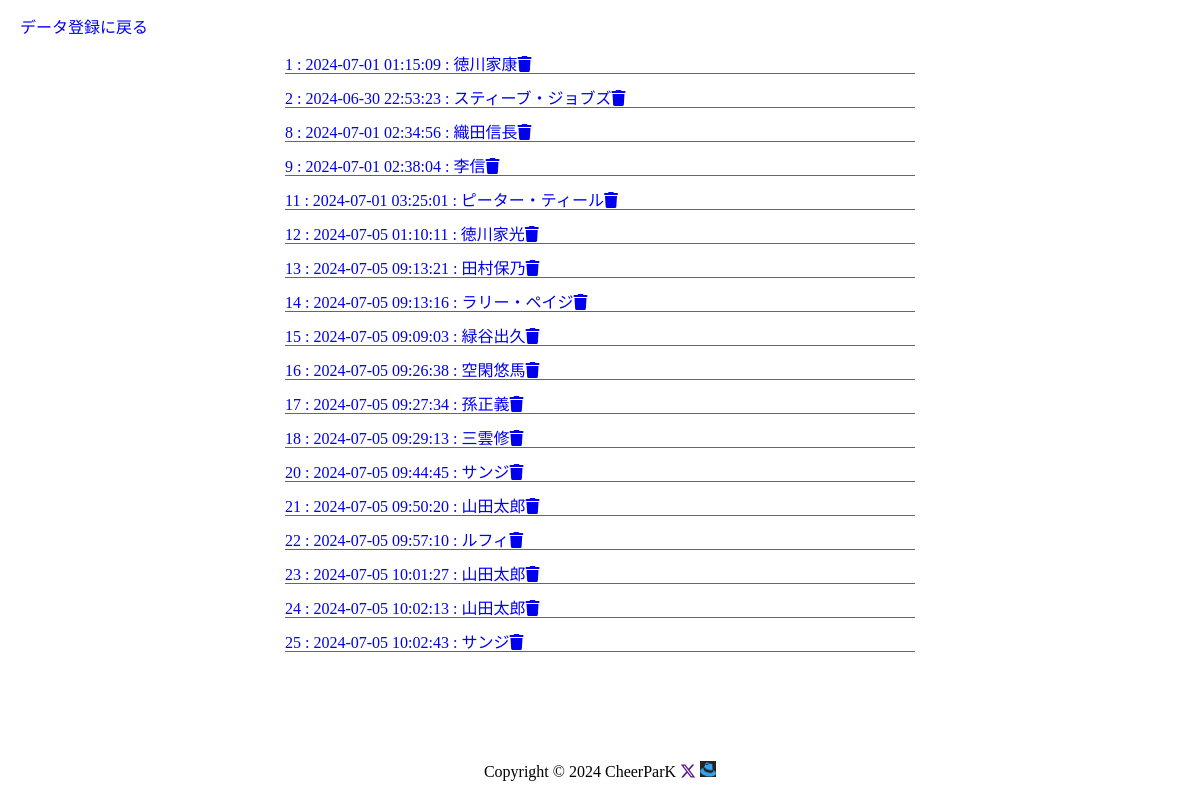
The page /select.php on the database its author committed.
### tables this page shows
CREATE TABLE `cheerpark_an_table3` (
  `id` int(12) NOT NULL,
  `birth` date NOT NULL,
  `name` varchar(64) NOT NULL,
  `email` varchar(128) NOT NULL,
  `passward` varchar(12) NOT NULL,
  `sport` varchar(100) DEFAULT NULL,
  `other` text DEFAULT NULL,
  `date` datetime NOT NULL
);

### select.php (the view, shortened to what this page needs)
<?php
$pdo = db_conn();
$stmt = $pdo->prepare("SELECT * FROM cheerpark_an_table3");
$status = $stmt->execute();
$view = "";
if ($status == false) {
  $error = $stmt->errorInfo();
  exit("ErrorQuery:" . $error[2]);
} else {
  while ($result = $stmt->fetch(PDO::FETCH_ASSOC)) {
    $view .= '<ul>';
    $view .= '<li>';
    $view .= '<a href="detail.php?id=' . $result['id'] . '">';
    $view .= $result['id'] . ' : '  . $result['date'] . ' : ' . $result['name'];
    $view .= '</a>';
    $view .= '<a href="delete.php?id=' . $result['id'] . '">';
    $view .= '<i class="fa-solid fa-trash"></i>';
    $view .= '</a>';
    $view .= '</li>';
    $view .= '</ul>';
    $view .= '<br>';
  };
};
?>
<!DOCTYPE html>
<html lang="ja">
<head>
  <link rel="stylesheet" href="css/reset.css">
  <link rel="stylesheet" href="css/style.css">
</head>
<body>
  <header>
    <div class="navbar-header">
      <a class="navbar-brand" href="index.php">データ登録に戻る</a>
    </div>
  </header>
  <div class="cont">
    <div>
      <div class="containerjum"><?= $view ?></div>
    </div>
  </div>
  <footer>
    Copyright © 2024 CheerParK
    <a href=""><i class="fa-brands fa-x-twitter"></i>
      <a href=""><img src="img/hat.jpg" class="aicon" alt=""></a>
  </footer>
</body>
</html>

### css/style.css (style rules this page uses)
body { background: white; min-height: 95vh; }
.cont { min-width: 250px; max-width: 650px; position: relative; margin: 0 auto; text-align: center; }
footer { text-align: center; position: sticky; top: 100vh; width: 100%; }
.containerjum { white-space:[normal]; margin: 10px; text-align: left; }
.navbar-header { margin: 20px; }
.aicon { width: 16px; height: 16px; }
ul { border-bottom:1px solid #666; }

### rows shown on the page
cheerpark_an_table3: value "1 : 2024-07-01 01:15:09 : 徳川家康"
cheerpark_an_table3: value "2 : 2024-06-30 22:53:23 : スティーブ・ジョブズ"
cheerpark_an_table3: value "8 : 2024-07-01 02:34:56 : 織田信長"
cheerpark_an_table3: value "9 : 2024-07-01 02:38:04 : 李信"
cheerpark_an_table3: value "11 : 2024-07-01 03:25:01 : ピーター・ティール"
cheerpark_an_table3: value "12 : 2024-07-05 01:10:11 : 徳川家光"
cheerpark_an_table3: value "13 : 2024-07-05 09:13:21 : 田村保乃"
cheerpark_an_table3: value "14 : 2024-07-05 09:13:16 : ラリー・ペイジ"
cheerpark_an_table3: value "15 : 2024-07-05 09:09:03 : 緑谷出久"
cheerpark_an_table3: value "16 : 2024-07-05 09:26:38 : 空閑悠馬"
cheerpark_an_table3: value "17 : 2024-07-05 09:27:34 : 孫正義"
cheerpark_an_table3: value "18 : 2024-07-05 09:29:13 : 三雲修"
cheerpark_an_table3: value "20 : 2024-07-05 09:44:45 : サンジ"
cheerpark_an_table3: value "21 : 2024-07-05 09:50:20 : 山田太郎"
cheerpark_an_table3: value "22 : 2024-07-05 09:57:10 : ルフィ"
cheerpark_an_table3: value "23 : 2024-07-05 10:01:27 : 山田太郎"
cheerpark_an_table3: value "24 : 2024-07-05 10:02:13 : 山田太郎"
cheerpark_an_table3: value "25 : 2024-07-05 10:02:43 : サンジ"
